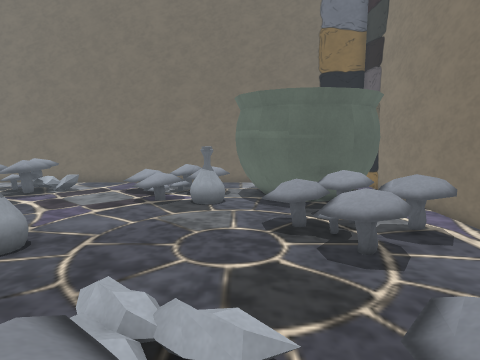
view 1 (above)

24 first-person views from a walk through a 3-D level made in the Unity game engine. The camera is 1.5 m above the floor, tilts 8° down and sees 75° across. The floor is counted in squares, 0.5 m on a side. Each view is taken from the middle of a square. On the plan, view 1 faces up. The plan holds only what a view shows up to about 20 squares ahead; the rest is blank. The place goes on beyond the plan.

view 2
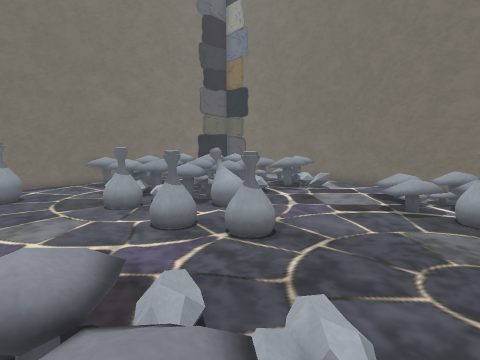

view 3
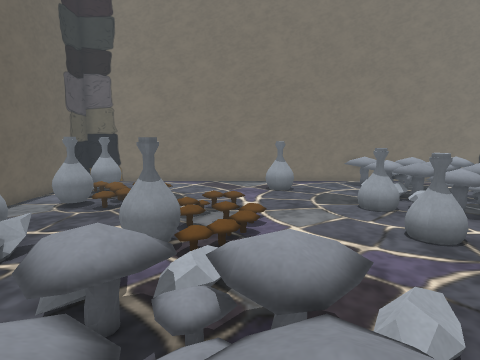

view 4
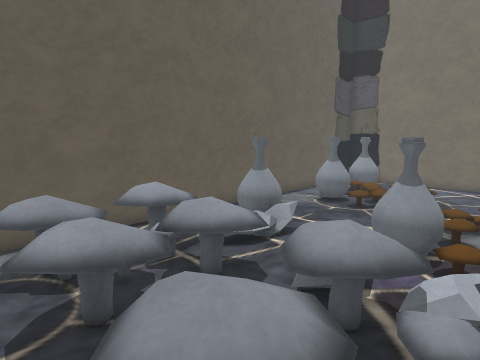

view 5
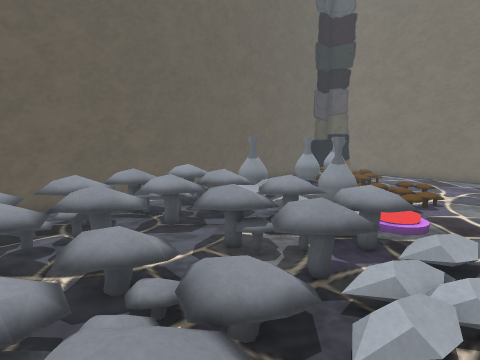

view 6
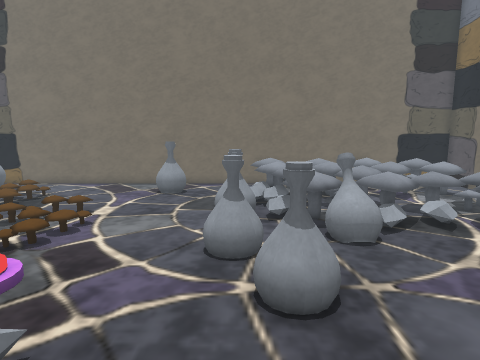

view 7
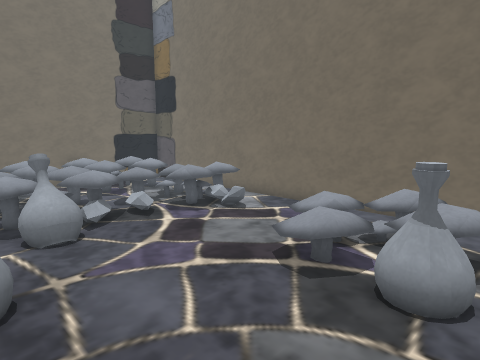

view 8
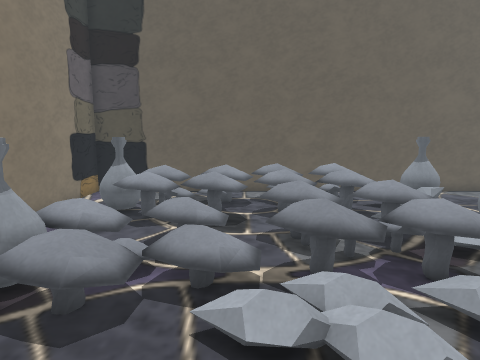

view 9
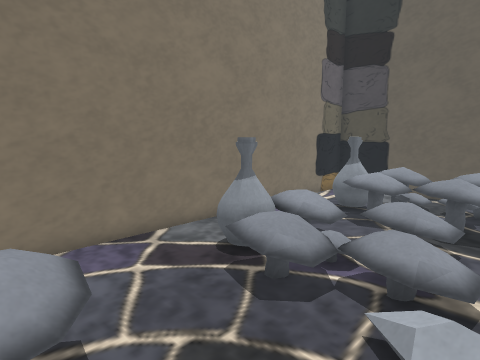

view 10
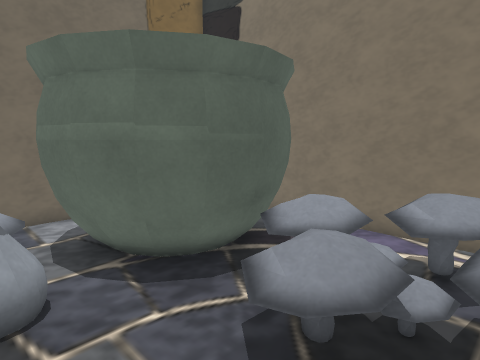

view 11
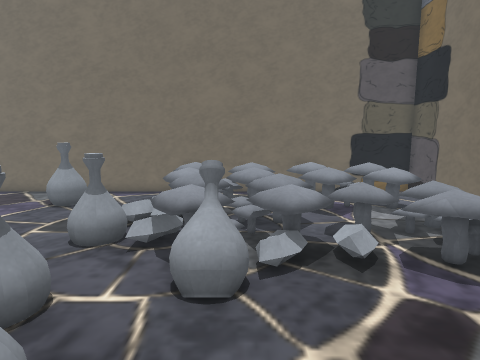

view 12
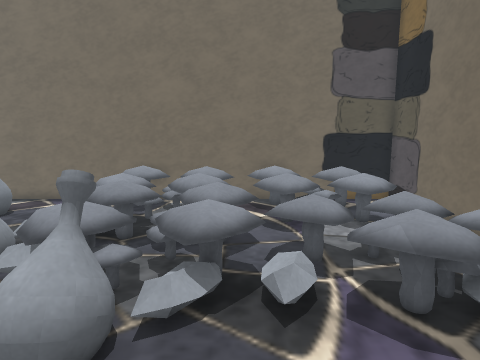

view 13
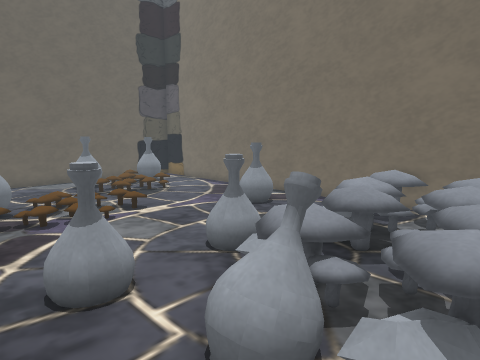

view 14
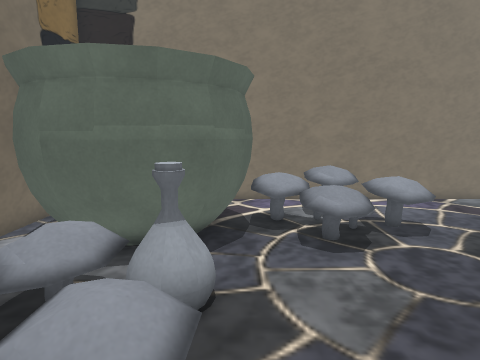

view 15
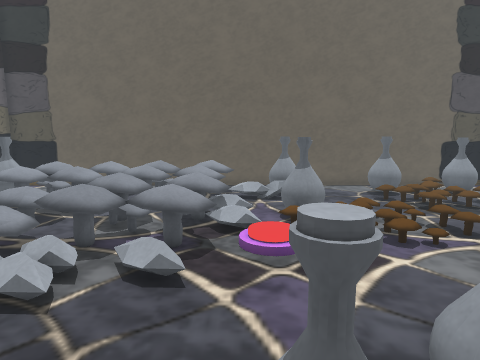

view 16
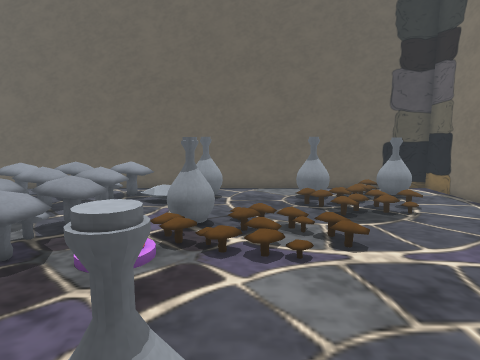

view 17
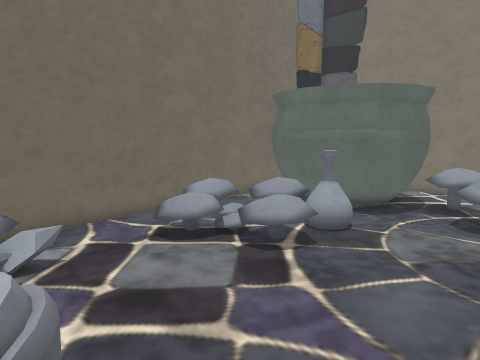

view 18
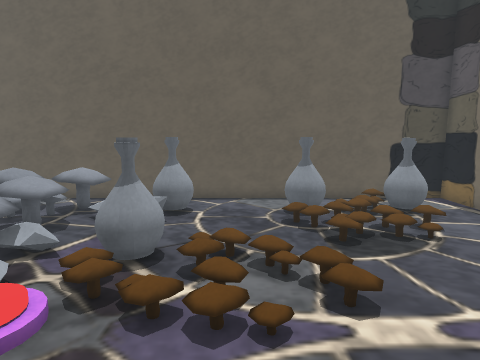

view 19
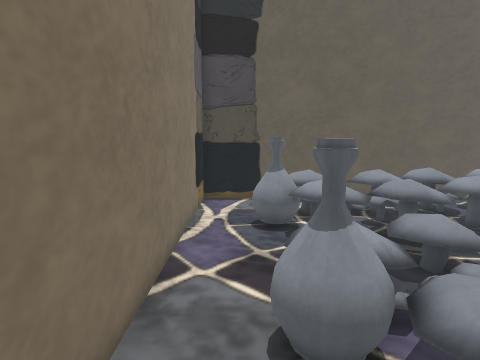

view 20
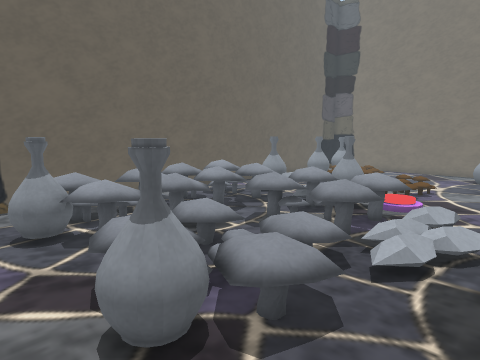

view 21
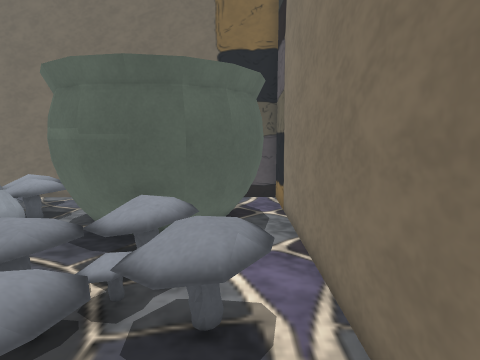

view 22
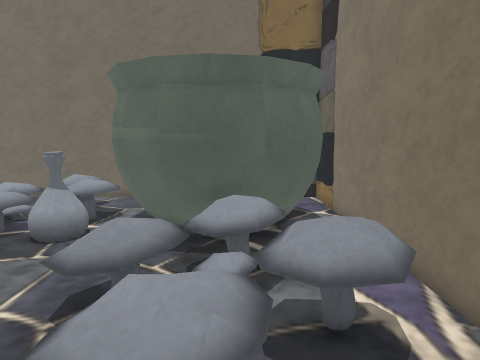

view 23
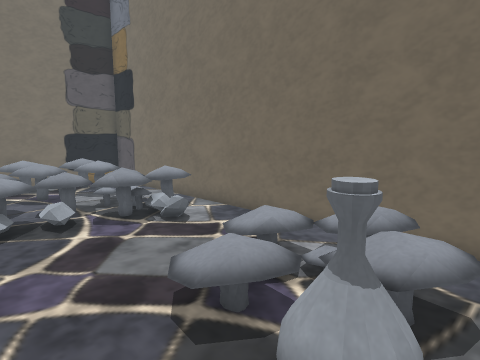

view 24
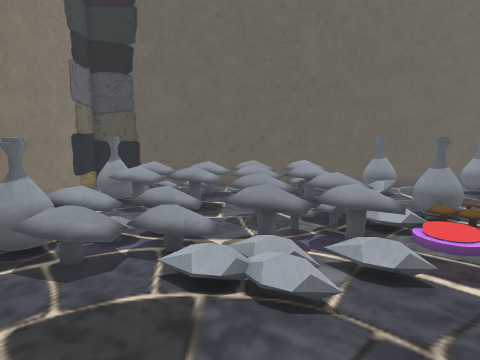

### Floor plan
Points are (right, up) in squares from view 1. A wall is a line through its corners. A room is listed if a view was taken in it or the views show most of it. See-through windows are left out.
Room 1 (views 1, 2, 3, 4, 5, 6, 7, 8, 9, 10, 11, 12, 13, 14, 15, 16, 17, 18, 19, 20, 21, 22, 23, 24)
walls: (4.3, 20.2) (-20.8, 20.2) (-20.8, -9) (7.8, -9) (7.8, 16)
objects: mushroom (-20, 8) to (-19, 10); mushroom (-20, 11) to (-19, 12); mushroom (-20, 14) to (-19, 15); mushroom (-20, 17) to (-18, 18); other object (-19, 10); other object (-19, 16); bottle (-18, -7) to (-17, -6); bottle (-18, 3) to (-17, 4); mushroom (-18, 11); mushroom (-18, 14) to (-16, 15); mushroom (-18, 16); other object (-17, -7); mushroom (-17, -4); mushroom (-17, -3); mushroom (-17, 8) to (-16, 9); mushroom (-17, 10); mushroom (-17, 11) to (-16, 12); other object (-17, 16); mushroom (-17, 17) to (-16, 18); other object (-16, -6); mushroom (-16, -4); mushroom (-16, -3); other object (-15, -6); mushroom (-15, -3); mushroom (-15, 8) to (-15, 9); mushroom (-15, 12) to (-14, 13); mushroom (-15, 17) to (-14, 18); bottle (-14, -7) to (-13, -6); mushroom (-14, -5); other object (-14, -4); mushroom (-14, -3); mushroom (-14, 11); mushroom (-14, 16); mushroom (-13, -5); mushroom (-13, -4); mushroom (-13, 0); mushroom (-13, 1); bottle (-13, 6) to (-12, 7); mushroom (-13, 9) to (-12, 9); mushroom (-13, 11); mushroom (-13, 14); mushroom (-12, -1); mushroom (-12, 0); mushroom (-12, 12) to (-11, 13); other object (-12, 17); mushroom (-12, 18) to (-11, 18); mushroom (-11, -2); mushroom (-11, 1); mushroom (-11, 2); mushroom (-11, 10) to (-11, 11); mushroom (-11, 17); other object (-10, -2); mushroom (-10, -1); mushroom (-10, 1); bottle (-10, 6) to (-9, 7); bottle (-10, 10) to (-10, 11); mushroom (-10, 17); bottle (-9, -7) to (-8, -6); bottle (-9, -2) to (-8, -1); mushroom (-9, 1); mushroom (-8, -1); mushroom (-8, 1); other object (-7, 2); bottle (-7, 8) to (-6, 9); mushroom (-6, -2) to (-5, 0); mushroom (-6, 16) to (-5, 18); mushroom (-5, -8) to (-4, -6); mushroom (-5, -5); mushroom (-5, 14) to (-3, 15); mushroom (-4, -5); mushroom (-4, 0); mushroom (-4, 3); mushroom (-4, 16); mushroom (-4, 18) to (-2, 19); other object (-3, -5); mushroom (-3, -4) to (-1, -3); mushroom (-3, -2) to (-1, -1); mushroom (-3, 1); mushroom (-3, 17); mushroom (-2, -7) to (-1, -6); mushroom (-2, -5); mushroom (-2, 0); mushroom (-2, 3); bottle (-2, 14) to (-1, 15); mushroom (0, -7) to (1, -5); mushroom (0, -4) to (2, -3); mushroom (0, 3); mushroom (1, -5); mushroom (1, -2) to (2, 0); mushroom (1, 9) to (3, 11); mushroom (2, -4); mushroom (2, 1); mushroom (2, 7) to (4, 8); mushroom (3, 1); mushroom (3, 9); mushroom (3, 12) to (4, 13); mushroom (4, -5); mushroom (4, -4); mushroom (4, 1) to (4, 2); mushroom (4, 3); mushroom (4, 10); bottle (5, -5) to (5, -4); mushroom (5, 1); bottle (5, 2) to (6, 3); mushroom (5, 9) to (6, 10)

Where each view was taken, in squares from view 1:
view 1: 0 up, 0 right, facing up
view 2: 1 up, 0 right, facing up-left
view 3: 1 up, 0 right, facing left
view 4: 1 up, 0 right, facing down-left
view 5: 5 up, 4 right, facing down-left
view 6: 7 up, 1 left, facing left
view 7: 8 up, 0 right, facing up-left
view 8: 8 up, 0 right, facing down
view 9: 8 up, 1 left, facing down-right
view 10: 8 up, 2 left, facing up-right
view 11: 11 up, 4 left, facing left
view 12: 13 up, 6 left, facing left
view 13: 13 up, 7 left, facing down-left
view 14: 13 up, 7 left, facing right
view 15: 10 up, 6 left, facing down
view 16: 9 up, 10 left, facing down
view 17: 9 up, 11 left, facing up-right
view 18: 6 up, 11 left, facing down
view 19: 6 up, 6 right, facing down
view 20: 6 up, 7 right, facing down-left
view 21: 5 up, 6 right, facing up
view 22: 5 up, 4 right, facing up
view 23: 11 up, 0 right, facing up-left
view 24: 10 up, 1 left, facing down
